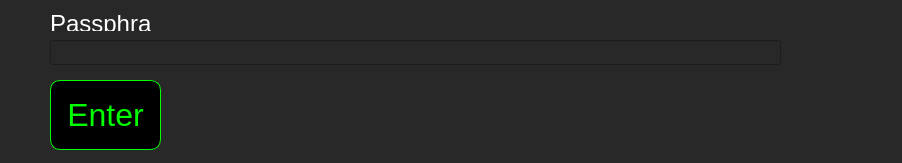
<?xml version="1.0" encoding="UTF-8"?>
<ui version="4.0">
 <class>PassphraseDialog</class>
 <widget class="QDialog" name="PassphraseDialog">
  <property name="geometry">
   <rect>
    <x>0</x>
    <y>0</y>
    <width>902</width>
    <height>163</height>
   </rect>
  </property>
  <property name="windowTitle">
   <string>Enter Passphrase</string>
  </property>
  <property name="styleSheet">
   <string notr="true">background-color:rgb(40, 40, 40);</string>
  </property>
  <property name="modal">
   <bool>true</bool>
  </property>
  <widget class="QLabel" name="passphrase">
   <property name="geometry">
    <rect>
     <x>50</x>
     <y>10</y>
     <width>101</width>
     <height>21</height>
    </rect>
   </property>
   <property name="font">
    <font>
     <pointsize>18</pointsize>
    </font>
   </property>
   <property name="styleSheet">
    <string notr="true">color: rgb(255, 255, 255);
</string>
   </property>
   <property name="text">
    <string>&lt;html&gt;&lt;head/&gt;&lt;body&gt;&lt;p&gt;Passphrase:&lt;/p&gt;&lt;/body&gt;&lt;/html&gt;</string>
   </property>
   <property name="textFormat">
    <enum>Qt::RichText</enum>
   </property>
   <property name="alignment">
    <set>Qt::AlignLeading|Qt::AlignLeft|Qt::AlignTop</set>
   </property>
   <property name="wordWrap">
    <bool>true</bool>
   </property>
  </widget>
  <widget class="QLineEdit" name="passphraseLineEdit">
   <property name="geometry">
    <rect>
     <x>50</x>
     <y>40</y>
     <width>731</width>
     <height>25</height>
    </rect>
   </property>
   <property name="font">
    <font>
     <pointsize>20</pointsize>
    </font>
   </property>
   <property name="styleSheet">
    <string notr="true">color: rgb(0, 255, 0);</string>
   </property>
  </widget>
  <widget class="QPushButton" name="EnterButton">
   <property name="geometry">
    <rect>
     <x>50</x>
     <y>80</y>
     <width>111</width>
     <height>70</height>
    </rect>
   </property>
   <property name="font">
    <font>
     <pointsize>24</pointsize>
    </font>
   </property>
   <property name="styleSheet">
    <string notr="true">border-radius: 10px;
background-color: rgb(1, 0, 0);
border-width: 1px;
border-style: solid;
border-color: rgb(0, 255, 0);
color: rgb(0, 255, 0);
text-align:center;</string>
   </property>
   <property name="text">
    <string>Enter</string>
   </property>
  </widget>
 </widget>
 <resources/>
 <connections/>
</ui>
